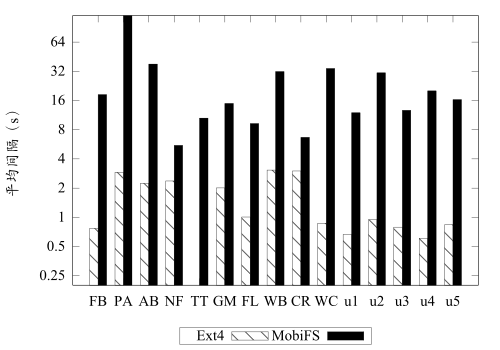

Write the gnuplot code that produced this figure.
set terminal pdfcairo enhanced mono font "Times New Roman,16" size 5,3.5

set output "ada-int.pdf"
set style data histograms
set style histogram cluster gap 1
set ylabel '平均间隔（s）'
set logscale y 2
set yrange [0.2:120]
set key below box
plot 'ada-int.data' using 2:xtic(1) fs pattern 4 ls 1 title "Ext4",\
	'' using 3:xtic(1) fs solid 1 ls 1 title "MobiFS"
